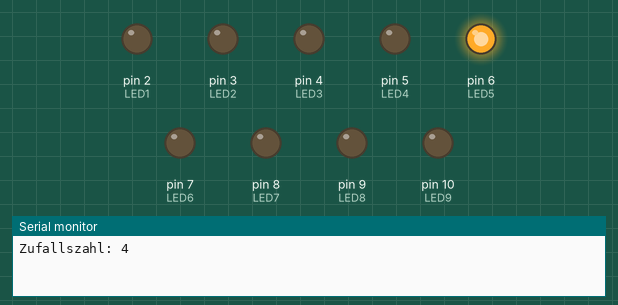
The sketch below on a simulated Arduino Nano, built with avr-gcc and run on an emulated ATmega328P. On the bench: output pins drawn as LEDs (lit = HIGH), the last lines printed to the serial monitor. Random numbers use the default seed unless the sketch sets one; pins used as bus, display or sensor lines are not drawn.

Above: at 0.1 s.
At 3.4 s:
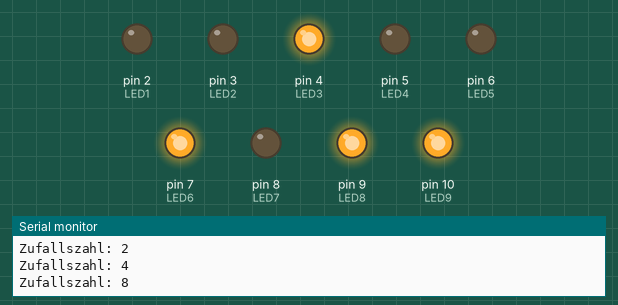
At 6.8 s:
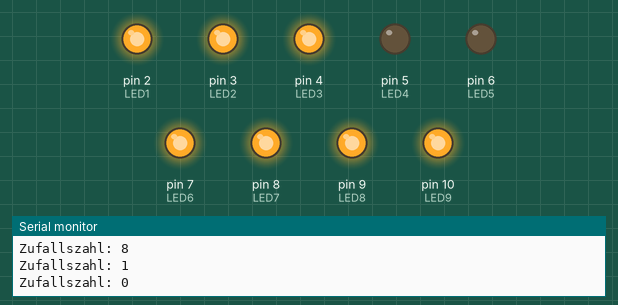
At 15.6 s:
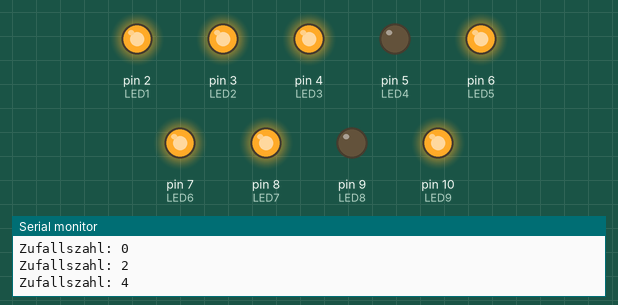
At 23.7 s:
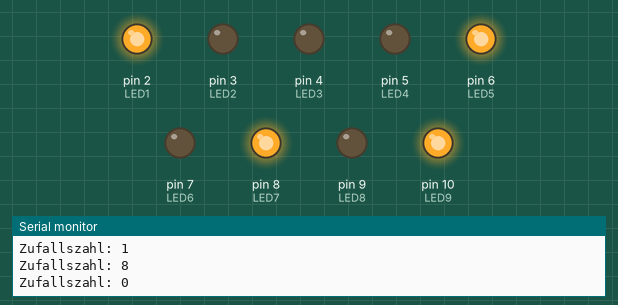
At 31.1 s:
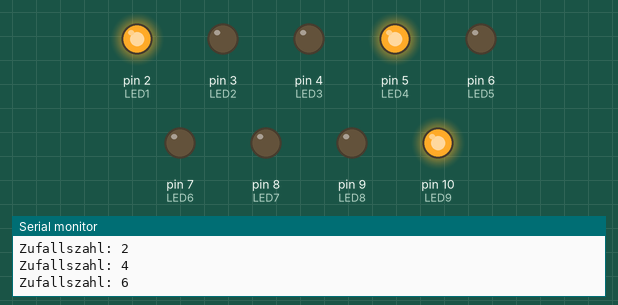
Timing chart, 0 to 40.0 s (numbered marks = the images above):
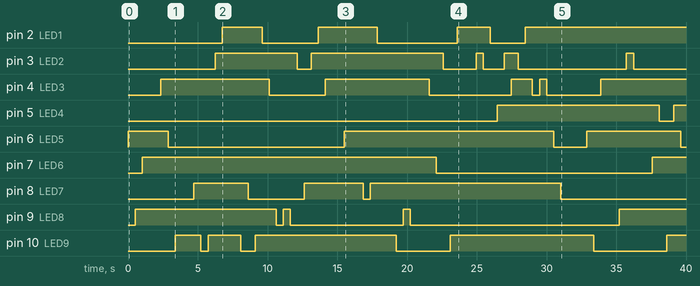

The sketch:

Weihnachtsbaum.ino
```cpp
/*************************************************************************************************
                                      PROGRAMMINFO
**************************************************************************************************
Funktion: NANO Weihnachtsbaum mit Jingle Bells Melodie

**************************************************************************************************
Version: 21.06.2022
**************************************************************************************************
Board: NANO
**************************************************************************************************
Libraries:
https://github.com/espressif/arduino-esp32/tree/master/libraries

**************************************************************************************************
C++ Arduino IDE V1.8.19

**************************************************************************************************
Einstellungen:
https://dl.espressif.com/dl/package_esp32_index.json
http://dan.drown.org/stm32duino/package_STM32duino_index.json
http://arduino.esp8266.com/stable/package_esp8266com_index.json

Bauteile:
9 LEDs 5 mm oder 3 mm, (Farbe je nach eigener Wahl)
9 Widerstände a 220 Ohm,
1 Piezo Buzzer,
12 Pins einer Stiftleiste mit einem Reihenabstand von 2,54mm
Für den Betrieb des PCBs wird benötigt:
12x Breadboardkabel, 20cm, männlich – weiblich,
1x Arduino Nano
**************************************************************************************************/
//LEDs an den digitalen Pins 2 bis 10 angeschlossen
#define LED1 2
#define LED2 3
#define LED3 4
#define LED4 5
#define LED5 6
#define LED6 7
#define LED7 8
#define LED8 9
#define LED9 10
//Array mit den LEDs sowie dem Status der LED
int leds[9][2] = {{LED1,LOW}, {LED2,LOW}, {LED3,LOW}, {LED4,LOW}, {LED5,LOW}, {LED6,LOW}, {LED7,LOW}, {LED8,LOW}, {LED9,LOW}};
//Intervall zum ändern eines Status der LED
//Wenn die LEDs öffters / schneller blinken sollen muss diese Variable kleiner werden ansonsten größer.
const int LED_ACTION_INTERVALL = 750;
//Variable zum speichern der letzten Ausführung.
long lastLedAction =0;

//Piezo Buzzer am digitalen PWM Pin 11 angeschlossen
#define BUZZER 0

//Definieren der Töne
#define  C     2100
#define  D     1870
#define  E     1670
#define  f     1580
#define  G     1400
#define  R     0 //reset

//Melodie von Jingle Bells
const int jingleBellsMelody[] = {E, E, E,R, E, E, E,R, E, G, C, D, E, R, f, f, f,f, f, E, E,E, E, D ,D,E, D, R, G ,R, E, E, E,R, E, E, E,R, E, G, C, D, E, R, f, f, f,f, f, E, E, E,  G,G, f, D, C,R };
//Berechnen der Anzahl der Töne in der Melodie
const int MAX_COUNT = sizeof(jingleBellsMelody) / 2;
const int beat = 50;
const long tempo = 10000;
int rest_count = 100;
int pause = 1000;

void setup(){
  Serial.begin(115200);
  //Initialisieren der LEDs als Ausgänge und mit dem Status LOW (AUS)
//  for(int i=0;i<9;i++){
//   digitalWrite(leds[i][0], leds[i][1]);
// }

  pinMode(LED1, OUTPUT);
    pinMode(LED2, OUTPUT);
      pinMode(LED3, OUTPUT);
        pinMode(LED4, OUTPUT);
          pinMode(LED5, OUTPUT);
            pinMode(LED6, OUTPUT);
              pinMode(LED7, OUTPUT);
                pinMode(LED8, OUTPUT);
                  pinMode(LED9, OUTPUT);

  //Setzen des Buzzer Pins als Ausgang
  pinMode(BUZZER, OUTPUT);
}

/**
 * Spielt die Melodie ab.
 */
void playTone(int tone_, long duration) {
   long elapsed_time = 0;
   //Wenn der Ton kein Reset ist dann...
   if (tone_ > 0) {
     //Prüfen ob die Zeit vom letzten ausführen eines LED blinkens kleiner als
     //die aktuelle Zeit + dem Intervall ist.
     if(lastLedAction < (millis()+LED_ACTION_INTERVALL)){
        //speichern der aktuellen Zeit
        lastLedAction = millis();
        //erzeugen einer Zufallszahl von 0 bis 8
        int randomValue = random(9);
        //lesen des Status aus dem Array mit den LEDs
        int status = leds[randomValue][1];
        //Wenn der Status LOW / AUS ist dann soll er auf HIGH gewechselt werden.
        if(status == LOW){
          leds[randomValue][1] = (HIGH);
        } else {
          //Wenn der Status HIGH / AN ist dann soll auf LOW gewehcselt werden.
          leds[randomValue][1] = LOW;
        }
        //neues Auslesen des Status aus dem Array
        status = leds[randomValue][1];
         Serial.print("Zufallszahl: ");
         Serial.println(randomValue);

        //Setzen der LED mit dem neuen Status
        digitalWrite(leds[randomValue][0], status);
 //       analogWrite (leds[randomValue][0], status);

     }

     //Abspielen der Melodie
     while (elapsed_time < duration) {
       //Buzzer an
       digitalWrite(BUZZER,HIGH);
       //Pause von der länge des Tones durch 2
       delayMicroseconds(tone_ / 2);
       // DOWN
       //Buzzer aus
       digitalWrite(BUZZER, LOW);
       //Pause von der länge des Tones durch 2
       delayMicroseconds(tone_ / 2);
       //Speichern wielange der Ton dauerte
       elapsed_time += (tone_);
     }
   }
   else { // Reset
     for (int j = 0; j < rest_count; j++) {
       delayMicroseconds(duration);
     }
   }
 }

void loop(){

  long duration = beat * tempo; // Set up timing
  //Für jede Note aus der Melodie....
  for (int i=0; i<MAX_COUNT; i++) {
    //lesen der Note i aus dem Array der Melodie
    playTone(jingleBellsMelody[i], duration);
    //Wenn die Melodie schneller abgespielt werden soll dann muss
    //die Variable für den beat sowie die pause angepasst werden.
    delayMicroseconds(pause);  // eine kleine Pause zwischen den Noten....
  }

  delay(500);
}
```

Measured:
- by itself, pin 2 (LED1): goes HIGH 2.9 s, LOW 4.0 s, HIGH 4.2 s, LOW 5.7 s, HIGH 2.4 s, LOW 2.5 s, then HIGH
- by itself, pin 3 (LED2): LOW → HIGH at 6.2 s, → LOW 5.9 s later, → HIGH 1.0 s later, → LOW 9.5 s later, … (10 changes in this stretch)
- by itself, pin 4 (LED3): LOW → HIGH at 2.4 s, → LOW 7.8 s later, → HIGH 4.0 s later, → LOW 7.4 s later, … (9 changes in this stretch)
- by itself, pin 5 (LED4): LOW → HIGH at 26.5 s, → LOW 11.6 s later, → HIGH 1.0 s later
- by itself, pin 6 (LED5): goes HIGH 2.9 s, LOW 12.6 s, HIGH 15.0 s, LOW 2.4 s, HIGH 6.7 s, then LOW
- by itself, pin 7 (LED6): LOW → HIGH at 1.0 s, → LOW 21.1 s later, → HIGH 15.5 s later
- by itself, pin 8 (LED7): goes HIGH 3.9 s, LOW 4.0 s, HIGH 4.2 s, LOW 0.50 s, HIGH 13.6 s, then LOW
- by itself, pin 9 (LED8): goes HIGH 10.1 s, LOW 0.50 s, HIGH 0.50 s, LOW 8.1 s, HIGH 0.50 s, LOW 15.0 s, then HIGH
